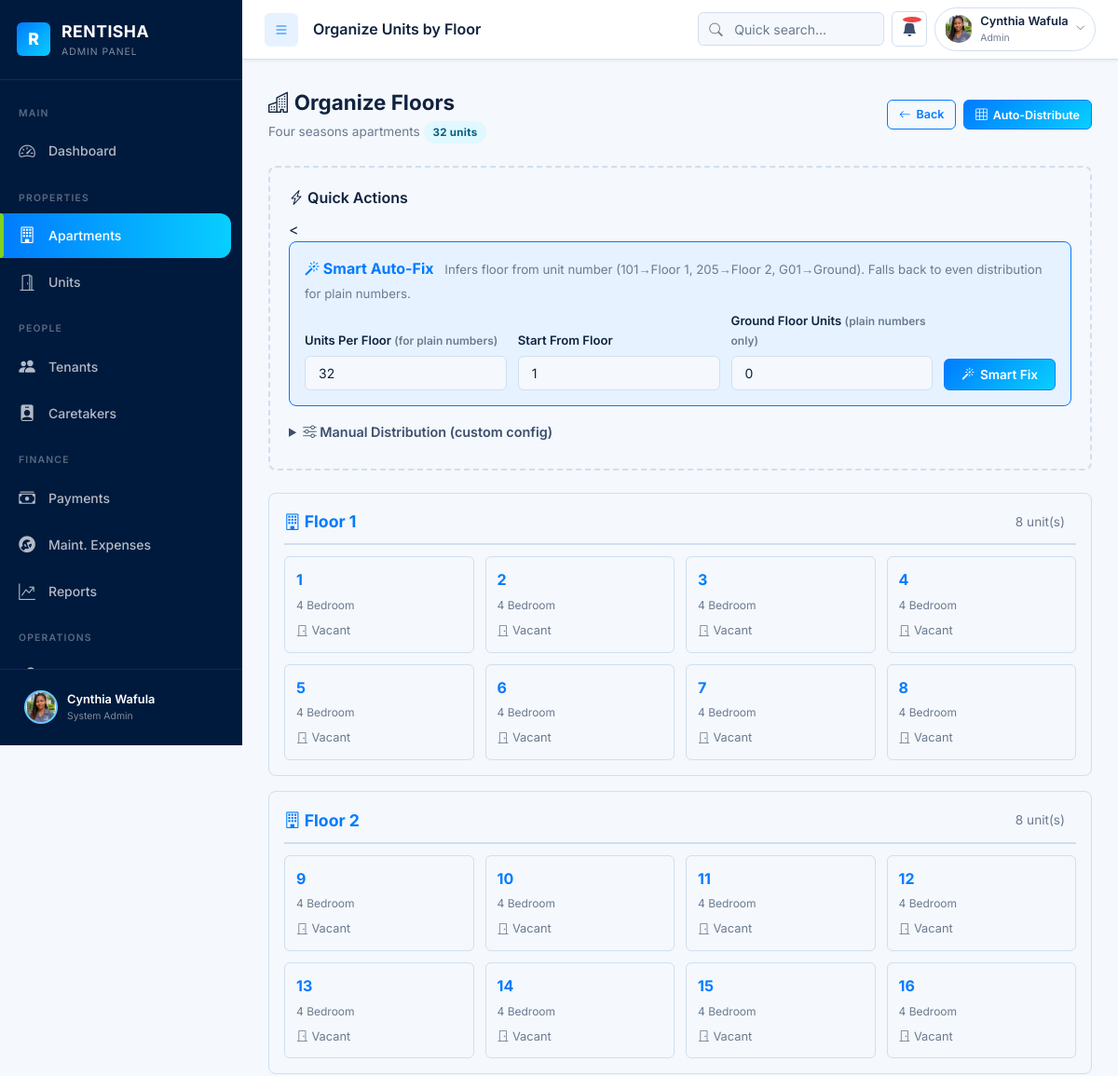
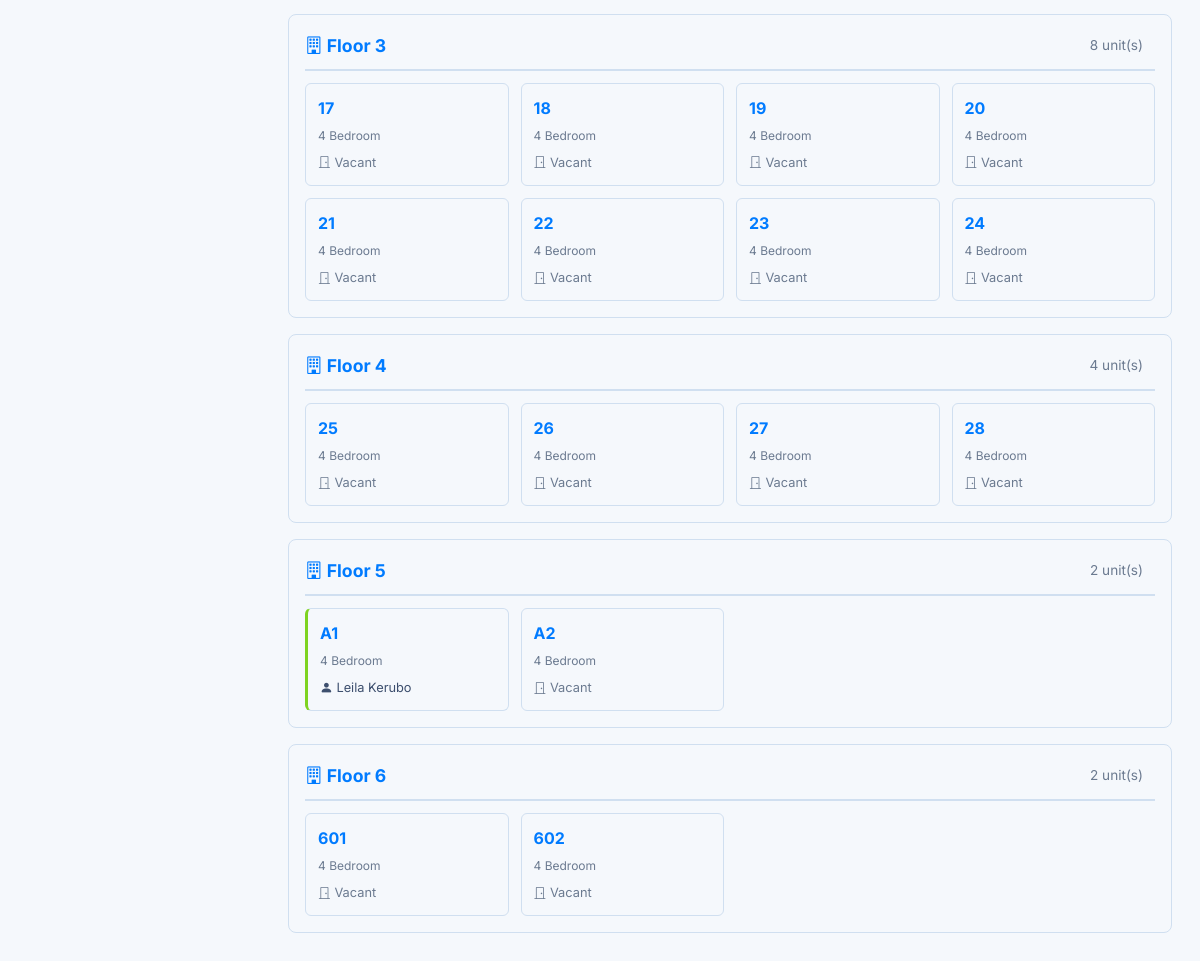
Screenshot of /admin/organize_floors.php?apt=2 (signed in) with the database file from the repository (2 pictures, top to bottom).
### tables this page shows
CREATE TABLE `apartments` (
  `id` int(10) UNSIGNED NOT NULL,
  `name` varchar(120) NOT NULL,
  `location` varchar(255) NOT NULL,
  `county` varchar(80) DEFAULT NULL,
  `town` varchar(80) DEFAULT NULL,
  `estate` varchar(80) DEFAULT NULL,
  `street` varchar(120) DEFAULT NULL,
  `floors` tinyint(3) UNSIGNED DEFAULT 1,
  `total_units` smallint(5) UNSIGNED DEFAULT 0,
  `caretaker_id` int(10) UNSIGNED DEFAULT NULL COMMENT 'FK → users (caretaker)',
  `status` enum('Active','Inactive') NOT NULL DEFAULT 'Active',
  `description` text DEFAULT NULL,
  `created_at` datetime NOT NULL DEFAULT current_timestamp(),
  `updated_at` datetime DEFAULT NULL ON UPDATE current_timestamp()
);

CREATE TABLE `units` (
  `id` int(10) UNSIGNED NOT NULL,
  `apartment_id` int(10) UNSIGNED NOT NULL,
  `unit_number` varchar(20) NOT NULL,
  `unit_type` enum('Bedsitter','Studio','Self-Contained','1 Bedroom','2 Bedroom','3 Bedroom','4 Bedroom','Penthouse','Maisonette','Shop','Office','Other') NOT NULL DEFAULT '1 Bedroom',
  `floor` tinyint(3) UNSIGNED DEFAULT 0,
  `bathrooms` tinyint(3) UNSIGNED DEFAULT 1,
  `monthly_rent` decimal(10,2) NOT NULL,
  `deposit` decimal(10,2) DEFAULT 0.00,
  `status` enum('Vacant','Occupied','Under Maintenance') NOT NULL DEFAULT 'Vacant',
  `features` longtext DEFAULT NULL COMMENT 'Array of amenity strings' CHECK (json_valid(`features`)),
  `notes` text DEFAULT NULL,
  `created_at` datetime NOT NULL DEFAULT current_timestamp(),
  `updated_at` datetime DEFAULT NULL ON UPDATE current_timestamp()
);

### includes/db_helpers.php (called while the page is built, shortened)
<?php
$_RENTISHA_COLS = [];
function _hasCol(string $table, string $col): bool {
    global $_RENTISHA_COLS;
    if (!isset($_RENTISHA_COLS[$table])) {
        try {
            $pdo = getDB();
            $_RENTISHA_COLS[$table] = $pdo->query("SHOW COLUMNS FROM `{$table}`")->fetchAll(PDO::FETCH_COLUMN);
        } catch (Exception $e) {
            $_RENTISHA_COLS[$table] = [];
        }
    }
    return in_array($col, $_RENTISHA_COLS[$table], true);
}
function getApartmentById(int $id): ?array {
    $pdo   = getDB();
    $extra = '';
    foreach (['county','town','estate','street','description'] as $c) {
        $extra .= _hasCol('apartments',$c) ? ", a.{$c}" : ", NULL AS {$c}";
    }
    $st = $pdo->prepare(
        "SELECT a.id, a.name, a.location{$extra}, a.status, a.created_at, a.caretaker_id,
                COALESCE(u.full_name,'— Unassigned —') AS caretaker_name, u.phone AS caretaker_phone,
                (SELECT COUNT(*) FROM units un WHERE un.apartment_id=a.id) AS total_units,
                (SELECT COUNT(*) FROM units un WHERE un.apartment_id=a.id AND un.status='Occupied') AS occupied,
                (SELECT COUNT(*) FROM units un WHERE un.apartment_id=a.id AND un.status='Vacant')   AS vacant
         FROM apartments a
         LEFT JOIN users u ON u.id=a.caretaker_id AND u.role='caretaker'
         WHERE a.id=:id LIMIT 1"
    );
    $st->execute([':id'=>$id]);
    $row = $st->fetch(PDO::FETCH_ASSOC);
    return $row ?: null;
}

### admin/organize_floors.php (the view, shortened to what this page needs)
<?php
require_once '../includes/db_helpers.php';
$aptId = (int)($_GET['apt'] ?? 0);
$apt = getApartmentById($aptId);
$pdo = getDB();
$unitsStmt = $pdo->prepare(
    "SELECT u.*, COALESCE(t.full_name, '—') as tenant_name
     FROM units u
     LEFT JOIN tenant_units tu ON tu.unit_id = u.id AND tu.status = 'active'
     LEFT JOIN users t ON t.id = tu.tenant_id
     WHERE u.apartment_id = :apt
     ORDER BY u.floor, CAST(u.unit_number AS UNSIGNED), u.unit_number"
);
$unitsStmt->execute([':apt' => $aptId]);
$units = $unitsStmt->fetchAll(PDO::FETCH_ASSOC);
foreach ($units as $unit) {
    $floor = $unit['floor'] ?? 0;
}
?>
<!DOCTYPE html>
<html lang="en">
<head>
  <link rel="stylesheet" href="https://cdn.jsdelivr.net/npm/bootstrap-icons@1.11.3/font/bootstrap-icons.min.css">
  <link rel="stylesheet" href="../assets/css/style.css">
</head>
<body>
<div class="rms-shell">
  <?php include '../includes/sidebar_admin.php'; ?>
  <div class="main-content" id="mainContent">
    <?php include '../includes/topnav.php'; ?>
    <div class="page-content">
      <div class="page-header">
        <div>
          <h1><i class="bi bi-buildings"></i> Organize Floors</h1>
          <p>
            <?= htmlspecialchars($apt['name']) ?>
            <span class="badge badge-info"><?= count($units) ?> units</span>
          </p>
        </div>
        <div class="d-flex gap-2">
          <a href="apartments.php?view=<?= $aptId ?>" class="btn btn-outline btn-sm">
            <i class="bi bi-arrow-left"></i> Back
          </a>
          <button class="btn btn-primary btn-sm" data-modal-open="autoDistributeModal">
            <i class="bi bi-grid-3x3"></i> Auto-Distribute
          </button>
        </div>
      </div>
      <div class="bulk-actions">
        <h3 style="margin:0 0 8px 0;font-size:1rem;">
          <i class="bi bi-lightning-charge"></i> Quick Actions
        </h3>
        <
        <div style="background:var(--primary-pale);border:1px solid var(--primary);border-radius:8px;padding:16px;margin-bottom:16px;">
          <div style="font-weight:700;color:var(--primary);margin-bottom:6px;">
            <i class="bi bi-magic"></i> Smart Auto-Fix
            <span style="font-weight:400;font-size:.83rem;color:var(--text-muted);margin-left:8px;">
              Infers floor from unit number (101→Floor 1, 205→Floor 2, G01→Ground). Falls back to even distribution for plain numbers.
            </span>
          </div>
          <form action="../includes/reorganize_floors.php" method="POST" style="margin:0;">
            <div style="display:grid;grid-template-columns:1fr 1fr 1fr auto;gap:12px;align-items:end;">
              <div class="form-group" style="margin:0;">
                <label class="form-label">Units Per Floor <span style="font-size:.75rem;color:var(--text-muted);">(for plain numbers)</span></label>
                <input type="number" name="units_per_floor" class="form-control" value="<?= max(1, (int)ceil(count($units) / max(1, ($apt['floors'] ?? 1)))) ?>" min="1" max="50" required>
              </div>
              <div class="form-group" style="margin:0;">
                <label class="form-label">Start From Floor</label>
                <input type="number" name="start_floor" class="form-control" value="1" min="1" max="100">
              </div>
              <div class="form-group" style="margin:0;">
                <label class="form-label">Ground Floor Units <span style="font-size:.75rem;color:var(--text-muted);">(plain numbers only)</span></label>
                <input type="number" name="ground_units" class="form-control" value="0" min="0" max="50">
              </div>
              <button type="submit" class="btn btn-primary"
                onclick="return confirm('Smart Fix will update floor numbers for all <?= count($units) ?> units. Continue?')">
                <i class="bi bi-magic"></i> Smart Fix
              </button>
            </div>
          </form>
        </div>
        <details>
          <summary style="cursor:pointer;font-weight:600;font-size:.9rem;color:var(--text-secondary);margin-bottom:8px;">
            <i class="bi bi-sliders"></i> Manual Distribution (custom config)
          </summary>
        </details>
      </div>
      <?php if (empty($units)): ?>
      <div class="card">
        <div class="card-body" style="text-align:center;padding:40px;">
          <i class="bi bi-inbox" style="font-size:3rem;color:var(--text-muted);display:block;margin-bottom:12px;"></i>
          <p style="color:var(--text-muted);">No units found. <a href="apartments.php?view=<?= $aptId ?>">Add units</a> first.</p>
        </div>
      </div>
      <?php else: ?>
        <?php
        $unitsByFloor = [];
        foreach ($units as $unit) {
            $fl = (int)($unit['floor'] ?? 0);
            $unitsByFloor[$fl][] = $unit;
        }
        ksort($unitsByFloor);
        ?>
        <?php foreach ($unitsByFloor as $floor => $floorUnits): ?>
        <div class="floor-section">
          <div class="floor-header">
            <div class="floor-title">
              <?php if ($floor === 0): ?>
                <i class="bi bi-shop"></i> Ground Floor
              <?php else: ?>
                <i class="bi bi-building"></i> Floor <?= $floor ?>
              <?php endif; ?>
            </div>
            <div class="d-flex gap-2" style="align-items:center;">
              <div class="floor-count"><?= count($floorUnits) ?> unit(s)</div>
            </div>
          </div>
          <div class="unit-grid">
            <?php foreach ($floorUnits as $unit): ?>
            <div class="unit-card <?= ($unit['tenant_name'] ?? '—') !== '—' ? 'occupied' : '' ?>"
                 onclick="openEditUnitFloor(<?= $unit['id'] ?>, '<?= htmlspecialchars($unit['unit_number'],ENT_QUOTES) ?>', <?= $unit['floor'] ?>)">
              <div class="unit-number"><?= htmlspecialchars($unit['unit_number']) ?></div>
              <div class="unit-type"><?= htmlspecialchars($unit['unit_type']) ?></div>
              <div class="unit-tenant">
                <?php if (($unit['tenant_name'] ?? '—') !== '—'): ?>
                  <i class="bi bi-person-fill"></i> <?= htmlspecialchars($unit['tenant_name']) ?>
                <?php else: ?>
                  <span style="color:var(--text-muted);"><i class="bi bi-door-closed"></i> Vacant</span>
                <?php endif; ?>
              </div>
            </div>
            <?php endforeach; ?>
          </div>
        </div>
        <?php endforeach; ?>
      <?php endif; ?>
    </div>
  </div>
</div>
</body>
</html>

### assets/css/style.css (style rules this page uses)
:root { --navy: #001A3D; --navy-dark: #001329; --blue: #007BFF; --cyan: #08CFFF; --lime: #7ED321; --white: #FFFFFF; --bg-light: #F5F8FC; --text-dark: #10233F; --text-muted-r: #6B7A90; --primary: #007BFF; --primary-dark: #0056b3; --primary-light: #3d9bff; --primary-pale: #e6f2ff; --secondary: #08CFFF; --accent: #08CFFF; --success: #7ED321; --warning: #f59e0b; --danger: #ef4444; --info: #08CFFF; --bg: #F5F8FC; --bg-card: #ffffff; --bg-sidebar: #001A3D; --bg-sidebar-alt: #001f4a; --text-primary: #10233F; --text-secondary: #3d4f6e; --text-muted: #6B7A90; --text-white: #ffffff; --border: #d0dff0; --shadow-sm: 0 1px 4px rgba(0,26,61,.08); --shadow-md: 0 4px 16px rgba(0,123,255,.12); --shadow-lg: 0 8px 32px rgba(0,26,61,.20); --radius-sm: 6px; --radius-md: 12px; --radius-lg: 18px; --radius-xl: 24px; --sidebar-w: 260px; --sidebar-w-collapsed: 70px; --topnav-h: 64px; --transition: all .25s cubic-bezier(.4,0,.2,1); --font: 'Inter', 'Segoe UI', system-ui, sans-serif; }
*, *::before, *::after { box-sizing: border-box; margin: 0; padding: 0; }
html { font-size: 16px; scroll-behavior: smooth; }
body { font-family: var(--font); background: var(--bg); color: var(--text-primary); line-height: 1.6; min-height: 100vh; }
a { color: var(--primary); text-decoration: none; transition: var(--transition); }
button, input, select, textarea { font-family: inherit; font-size: inherit; }
h1 { font-size: 1.75rem; font-weight: 700; }
h3 { font-size: 1.125rem; font-weight: 600; }
p { color: var(--text-secondary); }
.rms-shell { display: flex; min-height: 100vh; }
.main-content { margin-left: var(--sidebar-w); flex: 1; min-height: 100vh; transition: var(--transition); display: flex; flex-direction: column; }
.page-content { flex: 1; padding: 28px 28px; overflow-x: hidden; }
.page-header { display: flex; align-items: center; justify-content: space-between; margin-bottom: 24px; flex-wrap: wrap; gap: 12px; }
.page-header h1 { font-size: 1.4rem; font-weight: 700; color: var(--text-primary); }
.page-header p { font-size: .85rem; color: var(--text-muted); margin-top: 2px; }
.btn { display: inline-flex; align-items: center; gap: 6px; padding: 8px 18px; border-radius: var(--radius-sm); border: 1.5px solid transparent; font-size: .85rem; font-weight: 600; cursor: pointer; transition: var(--transition); white-space: nowrap; text-decoration: none; vertical-align: middle; }
.btn-primary { background: linear-gradient(135deg, #007BFF, #08CFFF); color: #fff; border-color: #007BFF; }
.btn-outline { background: transparent; color: var(--primary); border-color: var(--primary); }
.btn-sm { padding: 5px 12px; font-size: .78rem; }
.badge { display: inline-flex; align-items: center; gap: 4px; padding: 3px 10px; border-radius: 20px; font-size: .72rem; font-weight: 700; letter-spacing: .3px; }
.badge-info { background: #e0f8ff; color: #006080; }
.form-group { margin-bottom: 18px; }
.form-label { display: block; font-size: .82rem; font-weight: 600; color: var(--text-primary); margin-bottom: 6px; }
.form-control { width: 100%; padding: 9px 14px; border: 1.5px solid var(--border); border-radius: var(--radius-sm); background: var(--bg); color: var(--text-primary); font-size: .875rem; transition: var(--transition); outline: none; }
.form-control::placeholder { color: var(--text-muted); }
.d-flex { display: flex; }
.gap-2 { gap: 8px; }

### rows the page displays
apartments: name "Four seasons apartments"
units: unit_number "1", unit_type "4 Bedroom", shows "Vacant"
units: unit_number "2", unit_type "4 Bedroom", shows "Vacant"
units: unit_number "3", unit_type "4 Bedroom", shows "Vacant"
units: unit_number "4", unit_type "4 Bedroom", shows "Vacant"
units: unit_number "5", unit_type "4 Bedroom", shows "Vacant"
units: unit_number "6", unit_type "4 Bedroom", shows "Vacant"
units: unit_number "7", unit_type "4 Bedroom", shows "Vacant"
units: unit_number "8", unit_type "4 Bedroom", shows "Vacant"
units: unit_number "9", unit_type "4 Bedroom", shows "Vacant"
units: unit_number "10", unit_type "4 Bedroom", shows "Vacant"
units: unit_number "11", unit_type "4 Bedroom", shows "Vacant"
units: unit_number "12", unit_type "4 Bedroom", shows "Vacant"
units: unit_number "13", unit_type "4 Bedroom", shows "Vacant"
units: unit_number "14", unit_type "4 Bedroom", shows "Vacant"
units: unit_number "15", unit_type "4 Bedroom", shows "Vacant"
units: unit_number "16", unit_type "4 Bedroom", shows "Vacant"
units: unit_number "17", unit_type "4 Bedroom", shows "Vacant"
units: unit_number "18", unit_type "4 Bedroom", shows "Vacant"
units: unit_number "19", unit_type "4 Bedroom", shows "Vacant"
units: unit_number "20", unit_type "4 Bedroom", shows "Vacant"
units: unit_number "21", unit_type "4 Bedroom", shows "Vacant"
units: unit_number "22", unit_type "4 Bedroom", shows "Vacant"
units: unit_number "23", unit_type "4 Bedroom", shows "Vacant"
units: unit_number "24", unit_type "4 Bedroom", shows "Vacant"
units: unit_number "25", unit_type "4 Bedroom", shows "Vacant"
units: unit_number "26", unit_type "4 Bedroom", shows "Vacant"
units: unit_number "27", unit_type "4 Bedroom", shows "Vacant"
units: unit_number "28", unit_type "4 Bedroom", shows "Vacant"
units: unit_number "A1", unit_type "4 Bedroom", tenant_name "Leila Kerubo"
units: unit_number "A2", unit_type "4 Bedroom", shows "Vacant"
units: floor "6", count($floorUnits) "2", unit_number "602", unit_type "4 Bedroom", shows "Vacant"
units: unit_number "601", unit_type "4 Bedroom", shows "Vacant"

### other values shown
$_SESSION['name'] "Cynthia Wafula"
$pageTitle "Organize Units by Floor"
$userName "Cynthia Wafula"
$roleBadge['label'] "Admin"
count($units) "32"
$floor "1"
count($floorUnits) "8"
$floor "2"
$floor "3"
$floor "4"
count($floorUnits) "4"
$floor "5"
count($floorUnits) "2"
